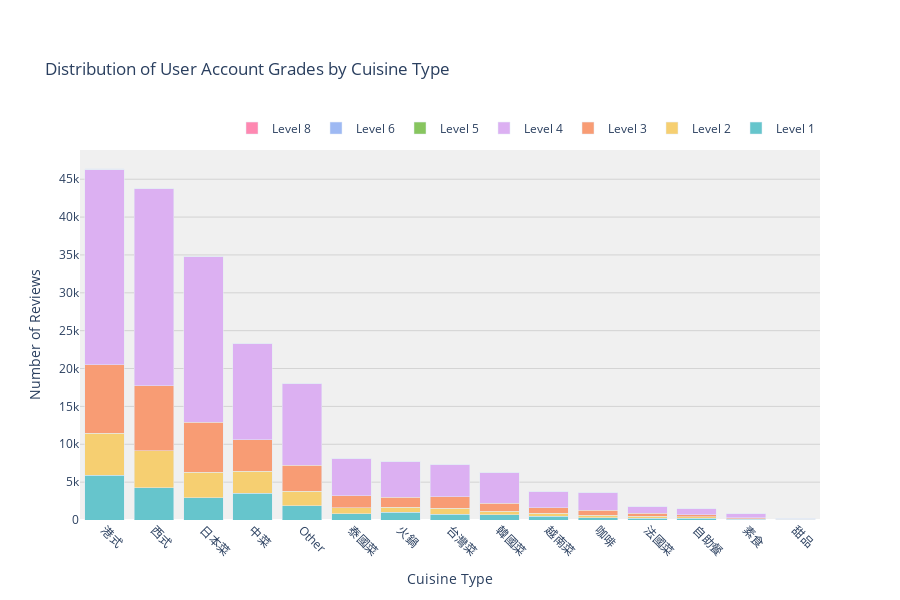

The notebook cell saved with this chart:
### Code cell
# Create a grade distribution for each cuisine type
grade_dist = pd.crosstab(df['cuisine_category'], df['comment_account_grade'])

# Sort by total reviews
grade_dist['total'] = grade_dist.sum(axis=1)
grade_dist = grade_dist.sort_values('total', ascending=False)
grade_dist = grade_dist.drop('total', axis=1)

# Define a fancy color palette
colors = px.colors.qualitative.Pastel

# Create stacked bar chart
fig = go.Figure()

# Add bars for each grade level
for i, grade in enumerate(sorted(df['comment_account_grade'].dropna().unique())):
    fig.add_trace(go.Bar(
        name=f'Level {int(grade)}',
        x=grade_dist.index,
        y=grade_dist[grade],
        marker_color=colors[i % len(colors)]  # Cycle through the fancy color palette
    ))

# Update layout
fig.update_layout(
    barmode='stack',
    title='Distribution of User Account Grades by Cuisine Type',
    xaxis_title='Cuisine Type',
    yaxis_title='Number of Reviews',
    height=600,
    xaxis_tickangle=45,
    plot_bgcolor='rgba(240,240,240,0.95)',
    paper_bgcolor='rgba(255,255,255,1)',
    font=dict(size=12),
    legend=dict(
        orientation="h",
        yanchor="bottom",
        y=1.02,
        xanchor="right",
        x=1
    ),
    margin=dict(t=150)
)

# Add gridlines
fig.update_yaxes(showgrid=True, gridwidth=1, gridcolor='lightgray')

# Display the plot
fig.show()

# Print summary statistics
print("\
Grade distribution by cuisine type:")
print("\
Total reviews by cuisine type:")
print(grade_dist.sum(axis=1))

### Figure 1 — Plotly figure (JSON) as saved in the notebook; plotly's stock layout.template omitted (floating-point values rounded to 4 significant figures)
{"data": [{"marker": {"color": "rgb(102, 197, 204)"}, "name": "Level 1", "type": "bar", "x": ["港式", "西式", "日本菜", "中菜", "Other", "泰國菜", "火鍋", "台灣菜", "韓國菜", "越南菜", "咖啡", "法國菜", "自助餐", "素食", "甜品"], "y": [5884, 4270, 2919, 3512, 1871, 801, 994, 782, 687, 483, 300, 206, 257, 85, 41]}, {"marker": {"color": "rgb(246, 207, 113)"}, "name": "Level 2", "type": "bar", "x": ["港式", "西式", "日本菜", "中菜", "Other", "泰國菜", "火鍋", "台灣菜", "韓國菜", "越南菜", "咖啡", "法國菜", "自助餐", "素食", "甜品"], "y": [5553, 4872, 3405, 2941, 1949, 824, 677, 766, 499, 394, 337, 274, 198, 83, 29]}, {"marker": {"color": "rgb(248, 156, 116)"}, "name": "Level 3", "type": "bar", "x": ["港式", "西式", "日本菜", "中菜", "Other", "泰國菜", "火鍋", "台灣菜", "韓國菜", "越南菜", "咖啡", "法國菜", "自助餐", "素食", "甜品"], "y": [9038, 8588, 6604, 4114, 3388, 1587, 1323, 1499, 1023, 758, 661, 396, 238, 159, 27]}, {"marker": {"color": "rgb(220, 176, 242)"}, "name": "Level 4", "type": "bar", "x": ["港式", "西式", "日本菜", "中菜", "Other", "泰國菜", "火鍋", "台灣菜", "韓國菜", "越南菜", "咖啡", "法國菜", "自助餐", "素食", "甜品"], "y": [25858, 25988, 21864, 12770, 10851, 4944, 4739, 4319, 4081, 2134, 2375, 962, 763, 505, 113]}, {"marker": {"color": "rgb(135, 197, 95)"}, "name": "Level 5", "type": "bar", "x": ["港式", "西式", "日本菜", "中菜", "Other", "泰國菜", "火鍋", "台灣菜", "韓國菜", "越南菜", "咖啡", "法國菜", "自助餐", "素食", "甜品"], "y": [10, 15, 8, 6, 4, 3, 0, 3, 0, 0, 0, 0, 0, 0, 0]}, {"marker": {"color": "rgb(158, 185, 243)"}, "name": "Level 6", "type": "bar", "x": ["港式", "西式", "日本菜", "中菜", "Other", "泰國菜", "火鍋", "台灣菜", "韓國菜", "越南菜", "咖啡", "法國菜", "自助餐", "素食", "甜品"], "y": [3, 9, 11, 9, 5, 0, 0, 0, 0, 4, 0, 4, 1, 0, 0]}, {"marker": {"color": "rgb(254, 136, 177)"}, "name": "Level 8", "type": "bar", "x": ["港式", "西式", "日本菜", "中菜", "Other", "泰國菜", "火鍋", "台灣菜", "韓國菜", "越南菜", "咖啡", "法國菜", "自助餐", "素食", "甜品"], "y": [70, 24, 8, 19, 8, 2, 2, 6, 4, 3, 0, 1, 6, 0, 0]}], "layout": {"barmode": "stack", "font": {"size": 12}, "height": 600, "legend": {"orientation": "h", "x": 1, "xanchor": "right", "y": 1.02, "yanchor": "bottom"}, "margin": {"t": 150}, "paper_bgcolor": "rgba(255,255,255,1)", "plot_bgcolor": "rgba(240,240,240,0.95)", "title": {"text": "Distribution of User Account Grades by Cuisine Type"}, "xaxis": {"tickangle": 45, "title": {"text": "Cuisine Type"}}, "yaxis": {"gridcolor": "lightgray", "gridwidth": 1, "showgrid": true, "title": {"text": "Number of Reviews"}}}}
